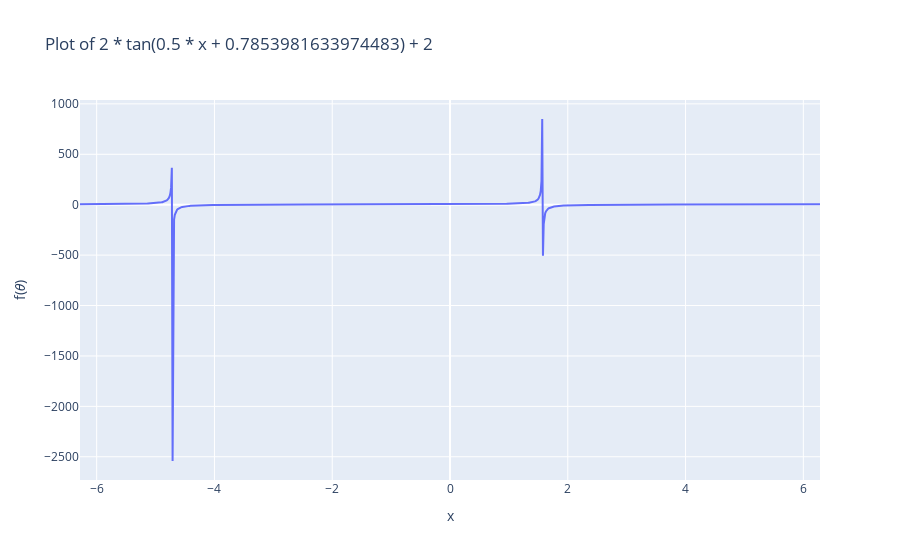

This figure's notebook cell:
### Markdown cell above
![image.png](attachment:image.png)

### Code cell
A = 2
B = 0.5
C = np.pi/4
D = 2

y = A * np.tan(B*𝜃 + C) +D

trace = go.Scatter(x=𝜃, y=y, mode='lines', name=f'{A} * tan({B} * x + {C}) + {D}')

layout = go.Layout(
    title=f'Plot of {A} * tan({B} * x + {C}) + {D}',
    xaxis=dict(title='x'),
    yaxis=dict(title='f(𝜃)')
)

fig = go.Figure(data=[trace], layout=layout)

fig.show()

### Figure 1 — Plotly figure (JSON) as saved in the notebook; plotly's stock layout.template omitted (floating-point values rounded to 4 significant figures; data arrays with more than 128 entries replaced by an {"elided": "..."} marker saying what was removed)
{"data": [{"mode": "lines", "name": "2 * tan(0.5 * x + 0.7853981633974483) + 2", "type": "scatter", "x": {"elided": "1000 float values"}, "y": {"elided": "1000 float values"}}], "layout": {"title": {"text": "Plot of 2 * tan(0.5 * x + 0.7853981633974483) + 2"}, "xaxis": {"title": {"text": "x"}}, "yaxis": {"title": {"text": "f(𝜃)"}}}}
